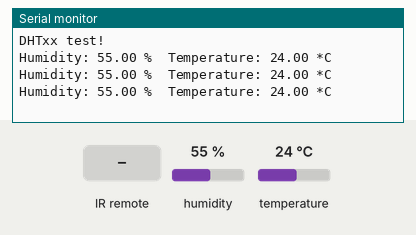
Recording of a sketch running on a simulated Arduino Uno, built with avr-gcc and run on an emulated ATmega328P. Parts: the last lines printed to the serial monitor. Wiring (inferred from the names in the program): DHT22 sensor: data pin 5. The inputs (shaded band) are chosen by the test bench; at power-on: humidity 55 %, temperature 24 °C.

Above: at 1.8 s.
1.9 s: infrared code 0xFD08F7 received
At 2.37 s:
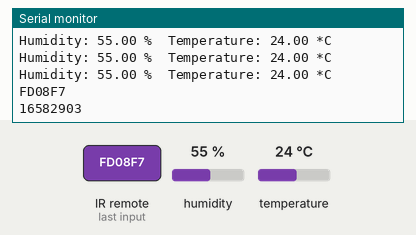
3.5 s: infrared code 0xFD8877 received
At 3.89 s:
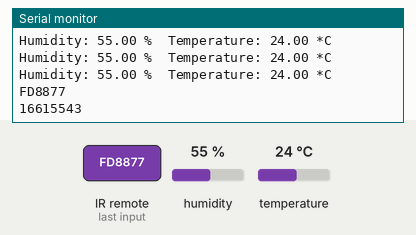
5.1 s: humidity set to 22 %
At 7.0 s:
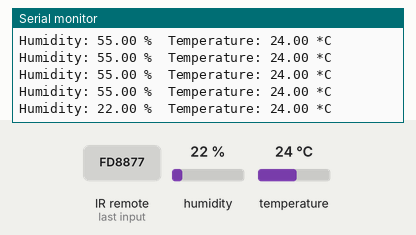
11.2 s: temperature set to 12 °C
At 12.6 s:
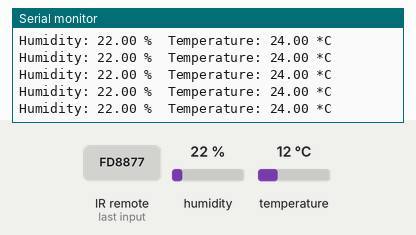
12.7 s: humidity set to 40 %
At 13.1 s:
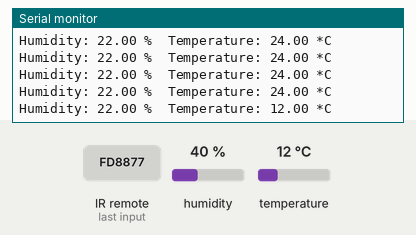
18.8 s: temperature set to 19 °C
At 19.2 s:
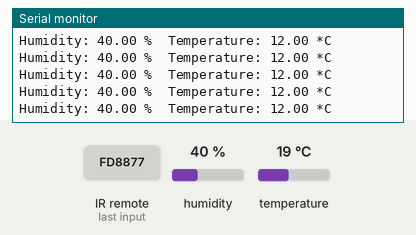
Timing chart, 0 to 21.8 s (numbered marks = the images above; inputs shaded):
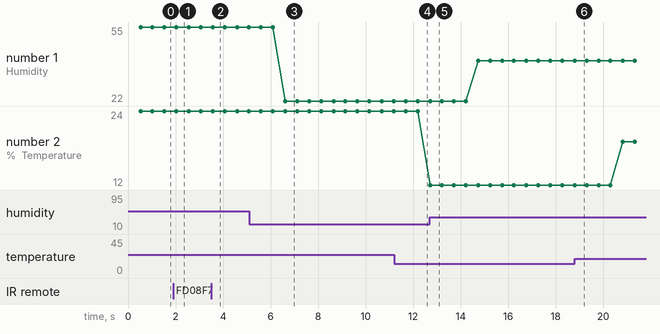

The sketch:

sketch_mar08b.ino
```cpp
#include "DHT.h"
#define DHTPIN 5
#define DHTTYPE DHT22   // DHT 22  (AM2302)

/*

 * IRremote: IRrecvDemo - demonstrates receiving IR codes with IRrecv
 * An IR detector/demodulator must be connected to the input RECV_PIN.
 * Version 0.1 July, 2009
 * Copyright 2009 Ken Shirriff
 * http://arcfn.com
 */

#include <IRremote.h>

int RECV_PIN = 6;
int RELAY_PIN = 3;
int RELAY_PIN2 = 4;
IRrecv irrecv(RECV_PIN);

decode_results results;

DHT dht(DHTPIN, DHTTYPE);
void setup()
{
  Serial.begin(9600);
  irrecv.enableIRIn(); // Start the receiver
    Serial.println("DHTxx test!");

  dht.begin();
}
int on = 0;
int on2 = 0;


  unsigned long last = millis();

void loop() {
   float h = dht.readHumidity();
  float t = dht.readTemperature();

  // check if returns are valid, if they are NaN (not a number) then something went wrong!
  if (isnan(t) || isnan(h)) {
    Serial.println("Failed to read from DHT");
  } else {
    Serial.print("Humidity: ");
    Serial.print(h);
    Serial.print(" %\t");
    Serial.print("Temperature: ");
    Serial.print(t);
    Serial.println(" *C");
  }

  if (irrecv.decode(&results)) {
    Serial.println(results.value, HEX);
    Serial.println(results.value);
		if (results.value == 16582903)
        	{
if (millis() - last > 250) {
      on = !on;
      digitalWrite(RELAY_PIN, on ? HIGH : LOW);
      digitalWrite(13, on ? HIGH : LOW);
    }
    last = millis();   }
		if (results.value == 16615543)
        	{
if (millis() - last > 250) {
      on2 = !on2;
      digitalWrite(RELAY_PIN2, on2 ? HIGH : LOW);
      digitalWrite(13, on2 ? HIGH : LOW);
    }
    last = millis();   }

    irrecv.resume(); // Receive the next value

  }

}
```

Measured:
- after the input at 1.9 s, the serial monitor: prints a new line after 0.17 s (image 1)
- after the input at 3.5 s, the serial monitor: prints a new line after 0.10 s (image 2)
- after the input at 5.1 s, the serial monitor: prints a new line after 1.5 s (image 3)
- plotted number 1: 55 → 22 after the input at 5.1 s, 22 → 40 after the input at 12.7 s
- plotted number 2: 12 → 19 after the input at 18.8 s
